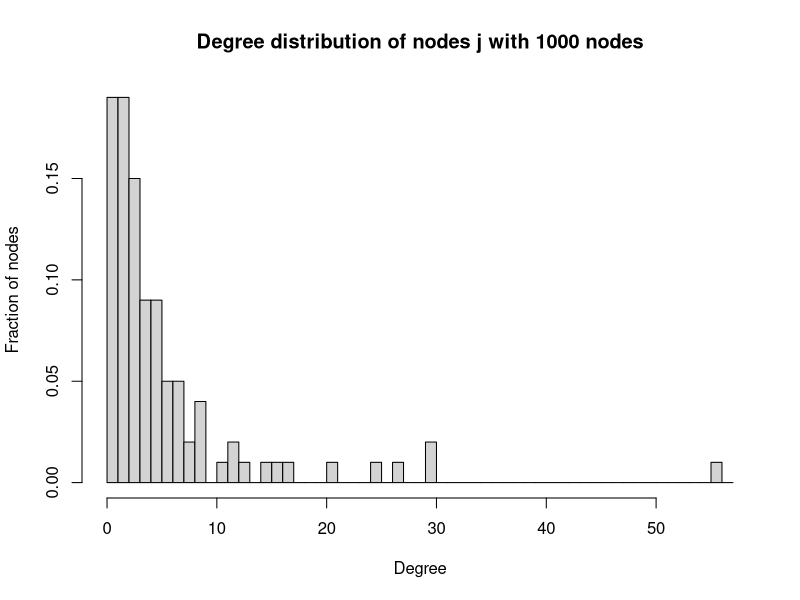
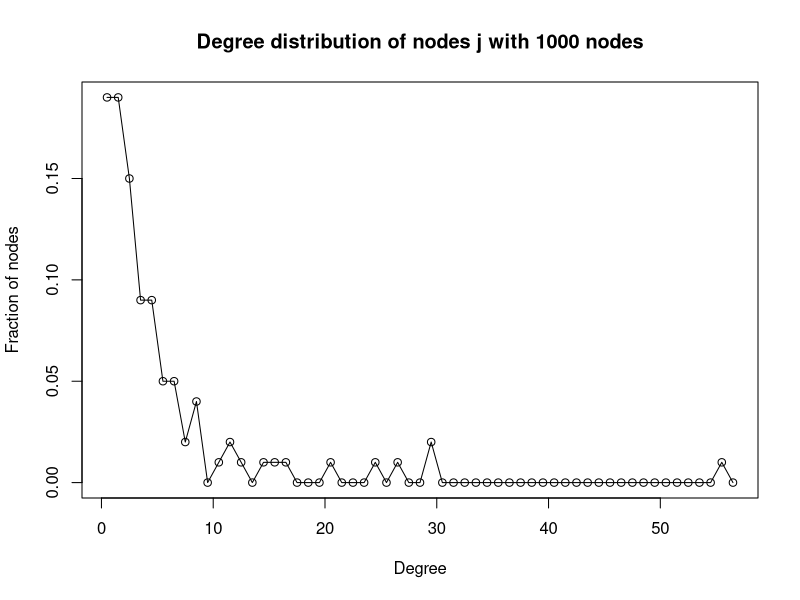

Recreate these plots in R, in order.
# EE 219 Homework 1 Problem 2 d
# Name: Weikun Han, Duzhi Chen
# Date: 4/14/2017
# Reference:
#  - https://google.github.io/styleguide/Rguide.xml#indentation

library(igraph)

# Initial veriables
node <- 1000
iteration <- 100
degree <- numeric()

# Create number of ieration undirected random networks
for (i in 1:iteration) {

    # Create the undirected random network,
    # whose degree distribution is proportional to x^(-3)
    graph = barabasi.game(node, directed = FALSE)

    # Randomly pick a node i, and then randomly pick a neighbor j of that node
    i = sample(1:node, 1)
    x = neighborhood(graph, 1, i)
    y = c(x[[1]][-1])
    j = sample(y, 1)
    degree = c(degree, degree(graph, j))
}

# Plot the degree distributions
h <- hist(degree,
          breaks = seq(from = 0, to = max(degree) + 1, by = 1),
          freq = FALSE,
          main = "Degree distribution of nodes j with 1000 nodes",
          ylab = "Fraction of nodes",
          xlab = "Degree")
plot(data.frame(x = h$mids, y = h$density),
     type = "o",
     main = "Degree distribution of nodes j with 1000 nodes",
     ylab = "Fraction of nodes",
     xlab = "Degree")
